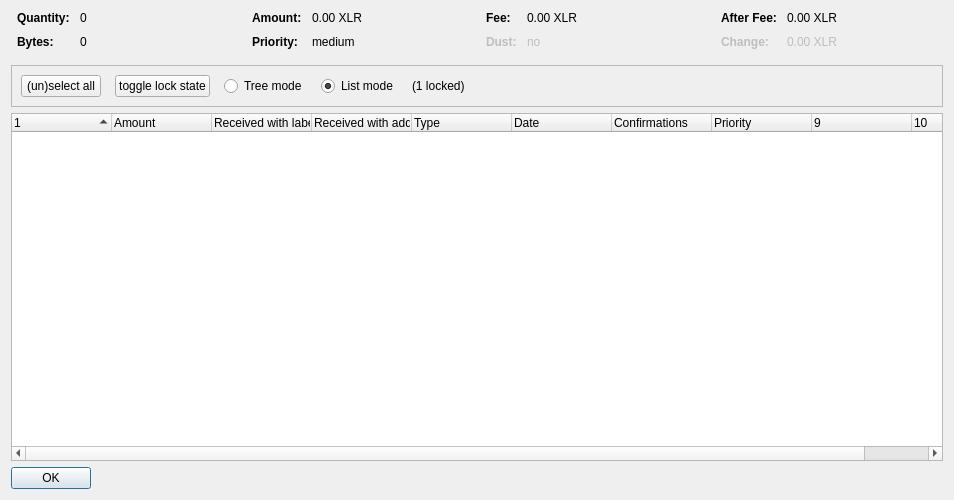
<?xml version="1.0" encoding="UTF-8"?>
<ui version="4.0">
 <class>CoinControlDialog</class>
 <widget class="QDialog" name="CoinControlDialog">
  <property name="geometry">
   <rect>
    <x>0</x>
    <y>0</y>
    <width>954</width>
    <height>500</height>
   </rect>
  </property>
  <property name="windowTitle">
   <string>Coin Selection</string>
  </property>
  <layout class="QVBoxLayout" name="verticalLayout">
   <item>
    <layout class="QHBoxLayout" name="horizontalLayoutTop" stretch="0,0,0,0">
     <property name="topMargin">
      <number>0</number>
     </property>
     <property name="bottomMargin">
      <number>10</number>
     </property>
     <item>
      <layout class="QFormLayout" name="formLayoutCoinControl1">
       <property name="horizontalSpacing">
        <number>10</number>
       </property>
       <property name="verticalSpacing">
        <number>10</number>
       </property>
       <property name="leftMargin">
        <number>6</number>
       </property>
       <property name="rightMargin">
        <number>6</number>
       </property>
       <item row="0" column="0">
        <widget class="QLabel" name="labelCoinControlQuantityText">
         <property name="font">
          <font>
           <weight>75</weight>
           <bold>true</bold>
          </font>
         </property>
         <property name="text">
          <string>Quantity:</string>
         </property>
        </widget>
       </item>
       <item row="0" column="1">
        <widget class="QLabel" name="labelCoinControlQuantity">
         <property name="cursor">
          <cursorShape>IBeamCursor</cursorShape>
         </property>
         <property name="contextMenuPolicy">
          <enum>Qt::ActionsContextMenu</enum>
         </property>
         <property name="text">
          <string notr="true">0</string>
         </property>
         <property name="textInteractionFlags">
          <set>Qt::LinksAccessibleByMouse|Qt::TextSelectableByKeyboard|Qt::TextSelectableByMouse</set>
         </property>
        </widget>
       </item>
       <item row="1" column="0">
        <widget class="QLabel" name="labelCoinControlBytesText">
         <property name="font">
          <font>
           <weight>75</weight>
           <bold>true</bold>
          </font>
         </property>
         <property name="text">
          <string>Bytes:</string>
         </property>
        </widget>
       </item>
       <item row="1" column="1">
        <widget class="QLabel" name="labelCoinControlBytes">
         <property name="cursor">
          <cursorShape>IBeamCursor</cursorShape>
         </property>
         <property name="contextMenuPolicy">
          <enum>Qt::ActionsContextMenu</enum>
         </property>
         <property name="text">
          <string notr="true">0</string>
         </property>
         <property name="textInteractionFlags">
          <set>Qt::LinksAccessibleByMouse|Qt::TextSelectableByKeyboard|Qt::TextSelectableByMouse</set>
         </property>
        </widget>
       </item>
      </layout>
     </item>
     <item>
      <layout class="QFormLayout" name="formLayoutCoinControl2">
       <property name="horizontalSpacing">
        <number>10</number>
       </property>
       <property name="verticalSpacing">
        <number>10</number>
       </property>
       <property name="leftMargin">
        <number>6</number>
       </property>
       <property name="rightMargin">
        <number>6</number>
       </property>
       <item row="0" column="0">
        <widget class="QLabel" name="labelCoinControlAmountText">
         <property name="font">
          <font>
           <weight>75</weight>
           <bold>true</bold>
          </font>
         </property>
         <property name="text">
          <string>Amount:</string>
         </property>
        </widget>
       </item>
       <item row="0" column="1">
        <widget class="QLabel" name="labelCoinControlAmount">
         <property name="cursor">
          <cursorShape>IBeamCursor</cursorShape>
         </property>
         <property name="contextMenuPolicy">
          <enum>Qt::ActionsContextMenu</enum>
         </property>
         <property name="text">
          <string notr="true">0.00 XLR</string>
         </property>
         <property name="textInteractionFlags">
          <set>Qt::LinksAccessibleByMouse|Qt::TextSelectableByKeyboard|Qt::TextSelectableByMouse</set>
         </property>
        </widget>
       </item>
       <item row="1" column="0">
        <widget class="QLabel" name="labelCoinControlPriorityText">
         <property name="font">
          <font>
           <weight>75</weight>
           <bold>true</bold>
          </font>
         </property>
         <property name="text">
          <string>Priority:</string>
         </property>
        </widget>
       </item>
       <item row="1" column="1">
        <widget class="QLabel" name="labelCoinControlPriority">
         <property name="cursor">
          <cursorShape>IBeamCursor</cursorShape>
         </property>
         <property name="contextMenuPolicy">
          <enum>Qt::ActionsContextMenu</enum>
         </property>
         <property name="text">
          <string>medium</string>
         </property>
         <property name="textInteractionFlags">
          <set>Qt::LinksAccessibleByMouse|Qt::TextSelectableByKeyboard|Qt::TextSelectableByMouse</set>
         </property>
        </widget>
       </item>
      </layout>
     </item>
     <item>
      <layout class="QFormLayout" name="formLayoutCoinControl3">
       <property name="horizontalSpacing">
        <number>10</number>
       </property>
       <property name="verticalSpacing">
        <number>10</number>
       </property>
       <property name="leftMargin">
        <number>6</number>
       </property>
       <property name="rightMargin">
        <number>6</number>
       </property>
       <item row="0" column="0">
        <widget class="QLabel" name="labelCoinControlFeeText">
         <property name="font">
          <font>
           <weight>75</weight>
           <bold>true</bold>
          </font>
         </property>
         <property name="text">
          <string>Fee:</string>
         </property>
        </widget>
       </item>
       <item row="0" column="1">
        <widget class="QLabel" name="labelCoinControlFee">
         <property name="cursor">
          <cursorShape>IBeamCursor</cursorShape>
         </property>
         <property name="contextMenuPolicy">
          <enum>Qt::ActionsContextMenu</enum>
         </property>
         <property name="text">
          <string notr="true">0.00 XLR</string>
         </property>
         <property name="textInteractionFlags">
          <set>Qt::LinksAccessibleByMouse|Qt::TextSelectableByKeyboard|Qt::TextSelectableByMouse</set>
         </property>
        </widget>
       </item>
       <item row="1" column="0">
        <widget class="QLabel" name="labelCoinControlLowOutputText">
         <property name="enabled">
          <bool>false</bool>
         </property>
         <property name="font">
          <font>
           <weight>75</weight>
           <bold>true</bold>
          </font>
         </property>
         <property name="text">
          <string>Dust:</string>
         </property>
        </widget>
       </item>
       <item row="1" column="1">
        <widget class="QLabel" name="labelCoinControlLowOutput">
         <property name="enabled">
          <bool>false</bool>
         </property>
         <property name="cursor">
          <cursorShape>IBeamCursor</cursorShape>
         </property>
         <property name="contextMenuPolicy">
          <enum>Qt::ActionsContextMenu</enum>
         </property>
         <property name="text">
          <string>no</string>
         </property>
         <property name="textInteractionFlags">
          <set>Qt::LinksAccessibleByMouse|Qt::TextSelectableByKeyboard|Qt::TextSelectableByMouse</set>
         </property>
        </widget>
       </item>
      </layout>
     </item>
     <item>
      <layout class="QFormLayout" name="formLayoutCoinControl4">
       <property name="horizontalSpacing">
        <number>10</number>
       </property>
       <property name="verticalSpacing">
        <number>10</number>
       </property>
       <property name="leftMargin">
        <number>6</number>
       </property>
       <property name="rightMargin">
        <number>6</number>
       </property>
       <item row="0" column="0">
        <widget class="QLabel" name="labelCoinControlAfterFeeText">
         <property name="font">
          <font>
           <weight>75</weight>
           <bold>true</bold>
          </font>
         </property>
         <property name="text">
          <string>After Fee:</string>
         </property>
        </widget>
       </item>
       <item row="0" column="1">
        <widget class="QLabel" name="labelCoinControlAfterFee">
         <property name="cursor">
          <cursorShape>IBeamCursor</cursorShape>
         </property>
         <property name="contextMenuPolicy">
          <enum>Qt::ActionsContextMenu</enum>
         </property>
         <property name="text">
          <string notr="true">0.00 XLR</string>
         </property>
         <property name="textInteractionFlags">
          <set>Qt::LinksAccessibleByMouse|Qt::TextSelectableByKeyboard|Qt::TextSelectableByMouse</set>
         </property>
        </widget>
       </item>
       <item row="1" column="0">
        <widget class="QLabel" name="labelCoinControlChangeText">
         <property name="enabled">
          <bool>false</bool>
         </property>
         <property name="font">
          <font>
           <weight>75</weight>
           <bold>true</bold>
          </font>
         </property>
         <property name="text">
          <string>Change:</string>
         </property>
        </widget>
       </item>
       <item row="1" column="1">
        <widget class="QLabel" name="labelCoinControlChange">
         <property name="enabled">
          <bool>false</bool>
         </property>
         <property name="cursor">
          <cursorShape>IBeamCursor</cursorShape>
         </property>
         <property name="contextMenuPolicy">
          <enum>Qt::ActionsContextMenu</enum>
         </property>
         <property name="text">
          <string notr="true">0.00 XLR</string>
         </property>
         <property name="textInteractionFlags">
          <set>Qt::LinksAccessibleByMouse|Qt::TextSelectableByKeyboard|Qt::TextSelectableByMouse</set>
         </property>
        </widget>
       </item>
      </layout>
     </item>
    </layout>
   </item>
   <item>
    <widget class="QFrame" name="frame">
     <property name="minimumSize">
      <size>
       <width>0</width>
       <height>40</height>
      </size>
     </property>
     <property name="frameShape">
      <enum>QFrame::StyledPanel</enum>
     </property>
     <property name="frameShadow">
      <enum>QFrame::Sunken</enum>
     </property>
     <layout class="QHBoxLayout" name="horizontalLayout">
      <item>
       <layout class="QHBoxLayout" name="horizontalLayoutPanel" stretch="0,0,0,0,0,0">
        <property name="spacing">
         <number>14</number>
        </property>
        <item>
         <widget class="QPushButton" name="pushButtonSelectAll">
          <property name="sizePolicy">
           <sizepolicy hsizetype="Maximum" vsizetype="Fixed">
            <horstretch>0</horstretch>
            <verstretch>0</verstretch>
           </sizepolicy>
          </property>
          <property name="text">
           <string>(un)select all</string>
          </property>
          <property name="autoDefault">
           <bool>false</bool>
          </property>
         </widget>
        </item>
        <item>
         <widget class="QPushButton" name="pushButtonToggleLock">
          <property name="sizePolicy">
           <sizepolicy hsizetype="Maximum" vsizetype="Fixed">
            <horstretch>0</horstretch>
            <verstretch>0</verstretch>
           </sizepolicy>
          </property>
          <property name="text">
           <string>toggle lock state</string>
          </property>
          <property name="autoDefault">
           <bool>false</bool>
          </property>
         </widget>
        </item>
        <item>
         <widget class="QRadioButton" name="radioTreeMode">
          <property name="sizePolicy">
           <sizepolicy hsizetype="Maximum" vsizetype="Fixed">
            <horstretch>0</horstretch>
            <verstretch>0</verstretch>
           </sizepolicy>
          </property>
          <property name="text">
           <string>Tree mode</string>
          </property>
         </widget>
        </item>
        <item>
         <widget class="QRadioButton" name="radioListMode">
          <property name="sizePolicy">
           <sizepolicy hsizetype="Maximum" vsizetype="Fixed">
            <horstretch>0</horstretch>
            <verstretch>0</verstretch>
           </sizepolicy>
          </property>
          <property name="text">
           <string>List mode</string>
          </property>
          <property name="checked">
           <bool>true</bool>
          </property>
         </widget>
        </item>
        <item>
         <widget class="QLabel" name="labelLocked">
          <property name="text">
           <string>(1 locked)</string>
          </property>
         </widget>
        </item>
        <item>
         <spacer name="horizontalSpacer">
          <property name="orientation">
           <enum>Qt::Horizontal</enum>
          </property>
          <property name="sizeHint" stdset="0">
           <size>
            <width>40</width>
            <height>20</height>
           </size>
          </property>
         </spacer>
        </item>
       </layout>
      </item>
     </layout>
    </widget>
   </item>
   <item>
    <widget class="CoinControlTreeWidget" name="treeWidget">
     <property name="contextMenuPolicy">
      <enum>Qt::CustomContextMenu</enum>
     </property>
     <property name="sortingEnabled">
      <bool>false</bool>
     </property>
     <property name="columnCount">
      <number>10</number>
     </property>
     <attribute name="headerShowSortIndicator" stdset="0">
      <bool>true</bool>
     </attribute>
     <attribute name="headerStretchLastSection">
      <bool>false</bool>
     </attribute>
     <column>
      <property name="text">
       <string/>
      </property>
     </column>
     <column>
      <property name="text">
       <string>Amount</string>
      </property>
     </column>
     <column>
      <property name="text">
       <string>Received with label</string>
      </property>
     </column>
     <column>
      <property name="text">
       <string>Received with address</string>
      </property>
     </column>
     <column>
      <property name="text">
       <string>Type</string>
      </property>
     </column>
     <column>
      <property name="text">
       <string>Date</string>
      </property>
     </column>
     <column>
      <property name="text">
       <string>Confirmations</string>
      </property>
      <property name="toolTip">
       <string>Confirmed</string>
      </property>
     </column>
     <column>
      <property name="text">
       <string>Priority</string>
      </property>
     </column>
     <column>
      <property name="text">
       <string/>
      </property>
     </column>
     <column>
      <property name="text">
       <string/>
      </property>
     </column>
    </widget>
   </item>
   <item>
    <widget class="QDialogButtonBox" name="buttonBox">
     <property name="sizePolicy">
      <sizepolicy hsizetype="Maximum" vsizetype="Fixed">
       <horstretch>0</horstretch>
       <verstretch>0</verstretch>
      </sizepolicy>
     </property>
     <property name="orientation">
      <enum>Qt::Horizontal</enum>
     </property>
     <property name="standardButtons">
      <set>QDialogButtonBox::Ok</set>
     </property>
    </widget>
   </item>
  </layout>
 </widget>
 <customwidgets>
  <customwidget>
   <class>CoinControlTreeWidget</class>
   <extends>QTreeWidget</extends>
   <header>coincontroltreewidget.h</header>
  </customwidget>
 </customwidgets>
 <resources/>
 <connections/>
</ui>
